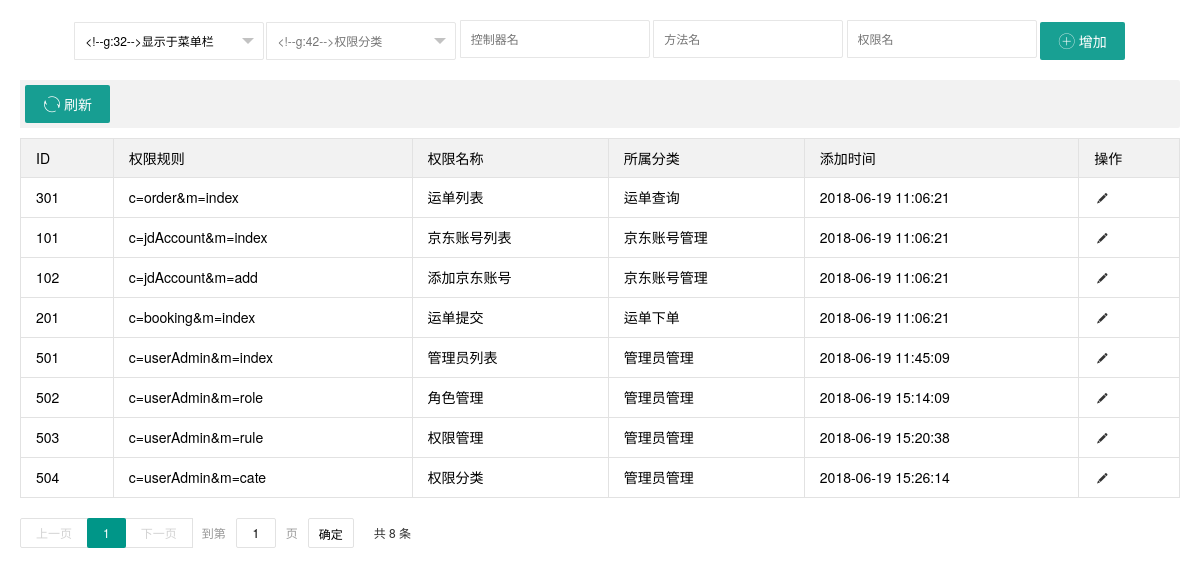
/admin.php?c=userAdmin&m=rule (signed in), run on the app's committed database.
### tables this page shows
CREATE TABLE `admin_rule` (
  `id` int(11) NOT NULL AUTO_INCREMENT,
  `name` varchar(10) NOT NULL DEFAULT '' COMMENT '权限名称 不超过10个字符',
  `icon` varchar(32) DEFAULT NULL COMMENT '图标',
  `c` varchar(32) DEFAULT NULL COMMENT '控制器名',
  `m` varchar(32) DEFAULT NULL COMMENT '方法名',
  `pid` int(1) NOT NULL DEFAULT '0' COMMENT '父级ID',
  `status` tinyint(1) NOT NULL DEFAULT '1' COMMENT '1正常',
  `addtime` timestamp NULL DEFAULT NULL COMMENT '添加时间',
  `uptime` timestamp NOT NULL DEFAULT CURRENT_TIMESTAMP COMMENT '更新时间',
  `type` tinyint(4) NOT NULL DEFAULT '0' COMMENT '权限类型 1表示隐藏菜单栏',
  PRIMARY KEY (`id`),
  KEY `cm` (`c`,`m`) USING BTREE
);

### admin/controllers/UserAdmin.php (called while the page is built, shortened)
<?php
class UserAdmin extends MY_Controller
{
	private $curr_page;
	public function __construct()
	{
		$this->curr_page = $this->input->get('curr_page');
		$this->curr_page = intval($this->curr_page);
	}
	public function rule()
	{
		$data = array();
		$data['curr_page'] = $this->curr_page;
		$data['total_num'] = $this->rule->getRules($data,'total');
		$data['list'] = $this->rule->getRules($data);
		$data['groups'] = $this->rule->getNormalCates();
		$this->load->view('useradmin/rule',$data);
	}
}

### admin.php (called while the page is built, shortened)
<?php
require_once BASEPATH.'core/CodeIgniter.php';

### admin/models/Rule.php (called while the page is built, shortened)
<?php
class Rule extends CI_Model {
	public function getNormalCates()
	{
		$this->db->select('id,name');
		$this->db->where('status',1);
		$this->db->where('pid',0);
		$this->db->from(self::TABLE);
		$list = $this->db->get()->result_array();
		$data = array();
		foreach ($list as $key=>$val) {
			$data[$val['id']] = $list[$key];
		}
		return $data;
	}
	public function getRules($where,$type='list',$offset=10)
	{
		$this->db->order_by('uptime','desc');
		$this->db->where('status',1);
		$this->db->where('pid !=',0);
		$this->db->from(self::TABLE);
		if ('list' == $type)
		{
			if (isset($where['curr_page'])) {
				$curr_page = $where['curr_page'];
				$start = 0 < $curr_page ? ($curr_page-1)*$offset : 0;
				$this->db->limit($offset,$start);
			}
			return $this->db->get()->result_array();
		}
		else
		{
			return $this->db->count_all_results();
		}
	}
}

### admin/views/useradmin/rule.php (the view, shortened to what this page needs)
<?php $this->load->view('header');?>
<body>
    <div class="x-body">
        <div class="layui-row">
            <form class="layui-form layui-col-md12 x-so layui-form-pane">
                <div class="layui-input-inline">
                </div>
                <div class="layui-input-inline">
                </div>
                <input lay-verify="required" class="layui-input" placeholder="控制器名" name="controller" >
                <input lay-verify="required" class="layui-input" placeholder="方法名" name="function" >
                <input lay-verify="required" class="layui-input" placeholder="权限名" name="cate_name" >
                <button class="layui-btn"  lay-submit="" lay-filter="sreach"><i class="layui-icon"></i>增加</button>
            </form>
        </div>
        <xblock>
            <button class="layui-btn" onclick="window.location.href=''"><i class="layui-icon layui-icon-refresh-2"></i>刷新</button>
        </xblock>
        <table class="layui-table">
            <thead>
                <tr>
                    <th>ID</th>
                    <th>权限规则</th>
                    <th>权限名称</th>
                    <th>所属分类</th>
                    <th>添加时间</th>
                    <th>操作</th>
                </tr>
            </thead>
            <tbody>
            <?php foreach ($list as $val) { ?>
                <tr>
                    <td><?=$val['id']?></td>
                    <td><?='c='.$val['c'].'&m='.$val['m']?></td>
                    <td><?=$val['name']?></td>
                    <td><?=isset($groups[$val['pid']])? $groups[$val['pid']]['name']: ''?></td>
                    <td><?=$val['addtime']?></td>
                    <td class="td-manage">
                        <a title="编辑"  onclick='x_admin_show("编辑","<?=$this->config->item('index_page').'?c=userAdmin&m=upRule&ruleid='.$val['id']?>",500)' href="javascript:;">
                            <i class="layui-icon">&#xe642;</i>
                        </a>
                    </td>
                </tr>
            <?php } ?>
            </tbody>
        </table>
        <div id="page"></div>
    </div>
</body>
</html>

### admin/views/header.php (shortened to what this page needs)
<!doctype html>
<html lang="en">
<head>
    <link rel="stylesheet" href="/admin/public/admin/css/font.css">
	<link rel="stylesheet" href="/admin/public/admin/css/xadmin.css">
    <link rel="stylesheet" href="/admin/public/admin/lib/layui/css/icon.css">
</head>

### public/admin/css/xadmin.css (style rules this page uses)
* { margin: 0px; padding: 0px; font-family: "Helvetica Neue", Helvetica, Arial, sans-serif; font-size: 12px; }
a { text-decoration: none; }
html { width: 100%; height: 100%; overflow-x:hidden; overflow-y:auto; }
body { width: 100%; min-height: 100%; }
.x-body { padding: 20px; }
xblock { display: block; margin-bottom: 10px; padding: 5px; line-height: 22px; border-radius: 0 2px 2px 0; background-color: #f2f2f2; }
.x-so { text-align: center; margin-bottom: 20px; }
.x-so input.layui-input { width: 190px; }
.x-so input.layui-input,.x-so input.layui-btn { display: inline-block; }
table th, table td { word-break: break-all; }

### data on the page
admin_rule: id "301", c "order", m "index", name "运单列表", name "运单查询", addtime "2018-06-19 11:06:21"
admin_rule: id "101", c "jdAccount", m "index", name "京东账号列表", name "京东账号管理", addtime "2018-06-19 11:06:21"
admin_rule: id "102", c "jdAccount", m "add", name "添加京东账号", name "京东账号管理", addtime "2018-06-19 11:06:21"
admin_rule: id "201", c "booking", m "index", name "运单提交", name "运单下单", addtime "2018-06-19 11:06:21"
admin_rule: id "501", c "userAdmin", m "index", name "管理员列表", name "管理员管理", addtime "2018-06-19 11:45:09"
admin_rule: id "502", c "userAdmin", m "role", name "角色管理", name "管理员管理", addtime "2018-06-19 15:14:09"
admin_rule: id "503", c "userAdmin", m "rule", name "权限管理", name "管理员管理", addtime "2018-06-19 15:20:38"
admin_rule: id "504", c "userAdmin", m "cate", name "权限分类", name "管理员管理", addtime "2018-06-19 15:26:14"
